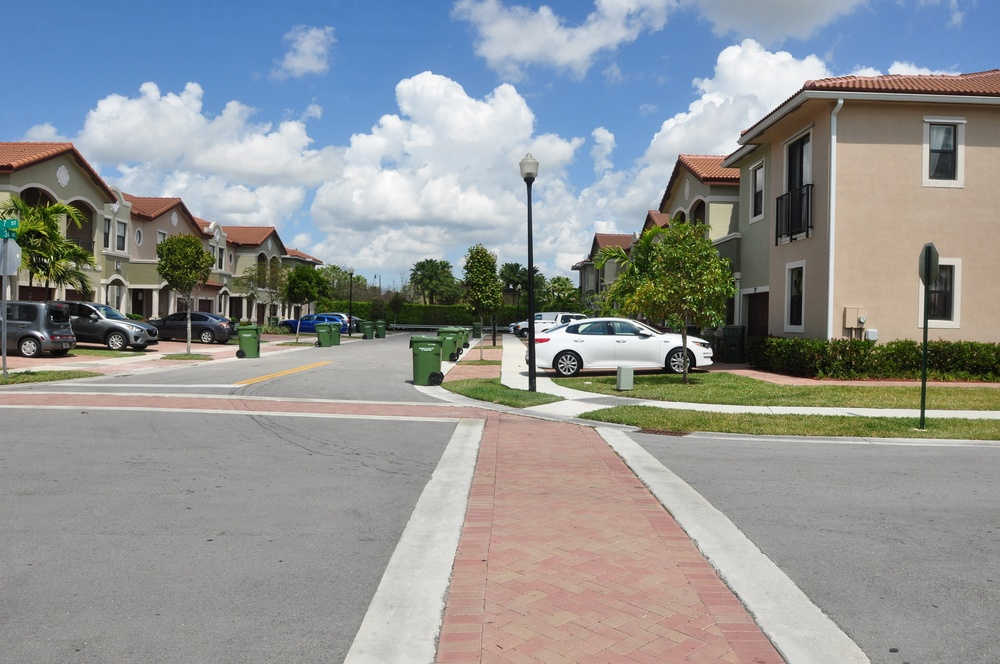
#> input picture panorama_sift_three_pictures/img_left_2.jpg, 1000 x 664 px, shrunk from 2048 x 1360 before the run, found by its file name
$ jupyter execute Chat-GPT-3.ipynb
#> lines starting #> are read from the running program, lines starting #| are printed output that depends on the picture
[cell 1]
import cv2
import numpy as np
import os
from matplotlib import pyplot as plt
# Đường dẫn thư mục chứa ảnh panorama
image_dir = r"C:\Users\Public\panorama_sift_three_pictures"

# Đọc ảnh màu từ các file
left_img   = cv2.imread(f"{image_dir}\img_left_2.jpg")
#> left_img is the input picture: shape (664, 1000, 3); mean B, G, R 148.5, 148.3, 145.4
middle_img = cv2.imread(f"{image_dir}\img_middle_2.jpg")
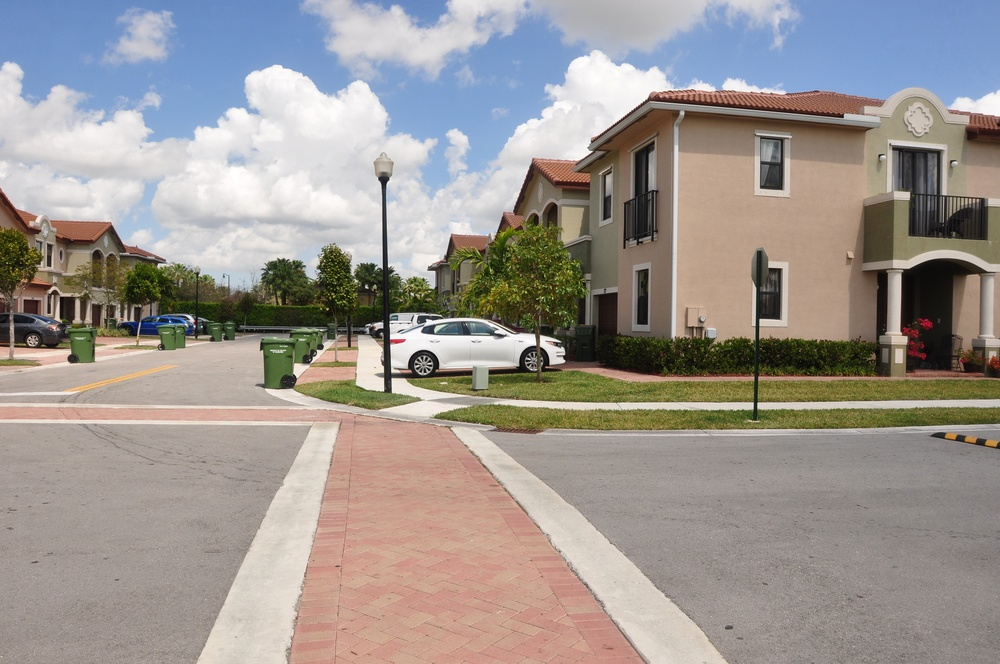
#> input picture panorama_sift_three_pictures/img_middle_2.jpg, 1000 x 664 px, shrunk from 2048 x 1360 before the run, found by its file name
#> middle_img is the input picture: shape (664, 1000, 3); mean B, G, R 145.6, 150.1, 156.4
right_img  = cv2.imread(f"{image_dir}\img_right_2.jpg")
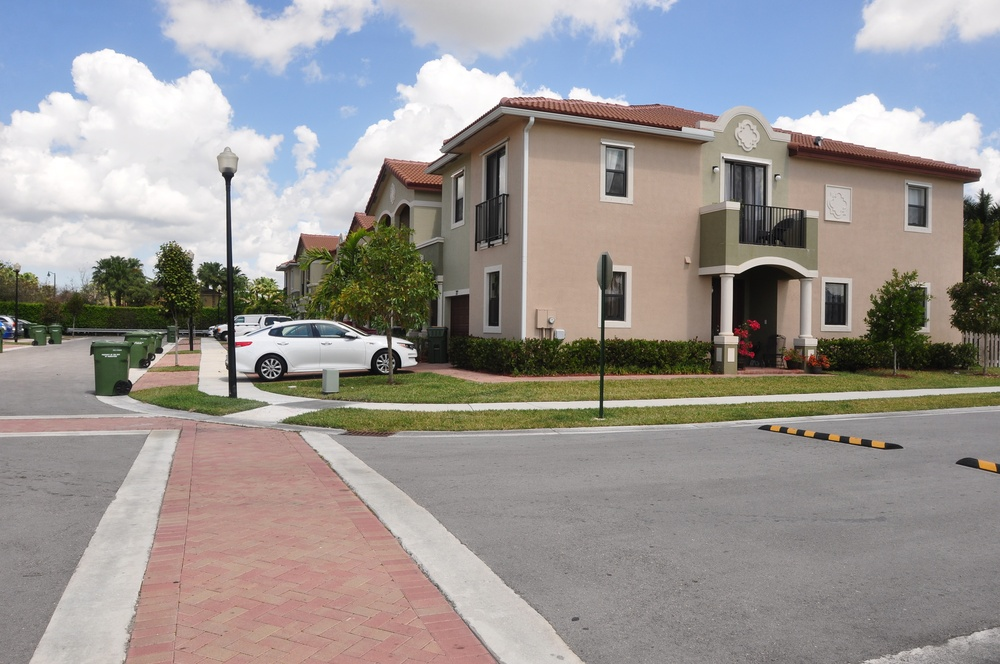
#> input picture panorama_sift_three_pictures/img_right_2.jpg, 1000 x 664 px, shrunk from 2048 x 1360 before the run, found by its file name
#> right_img is the input picture: shape (664, 1000, 3); mean B, G, R 148.1, 149.9, 153.8

# Kiểm tra kích thước ảnh đã đọc
print("Kích thước ảnh trái:", left_img.shape)
#| Kích thước ảnh trái: (664, 1000, 3)
print("Kích thước ảnh giữa:", middle_img.shape)
#| Kích thước ảnh giữa: (664, 1000, 3)
print("Kích thước ảnh phải:", right_img.shape)
#| Kích thước ảnh phải: (664, 1000, 3)

[cell 2]
import matplotlib.pyplot as plt

# Tạo đối tượng SIFT
sift = cv2.SIFT_create()

# Ảnh bên trái: chuyển sang grayscale và phát hiện keypoint
gray_left = cv2.cvtColor(left_img, cv2.COLOR_BGR2GRAY)
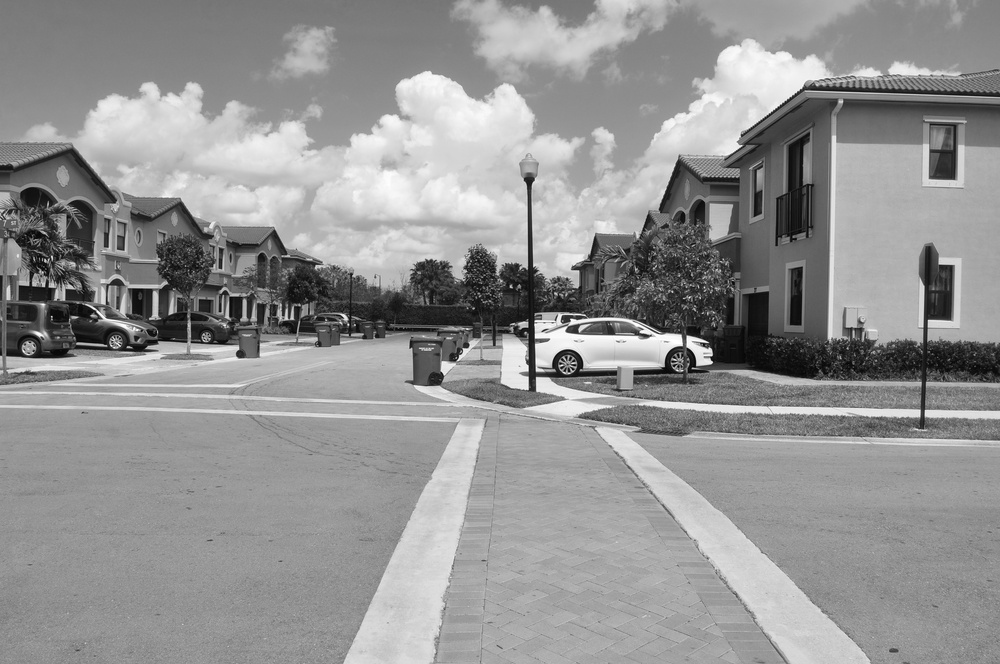
#> gray_left: shape (664, 1000); min 1, max 255, mean 147.4
kp_left, des_left = sift.detectAndCompute(gray_left, None)
#> kp_left = 2407 keypoints; strongest (x, y, size): (511, 286, 2.1), (573, 322, 4.2), (523, 324, 5.4), (645, 336, 3.8)
print(f"Số lượng keypoint SIFT trên ảnh trái: {len(kp_left)}")
#| Số lượng keypoint SIFT trên ảnh trái: 2407

# Vẽ các keypoint SIFT lên ảnh màu
img_left_keypoints = cv2.drawKeypoints(left_img, kp_left, None, flags=cv2.DRAW_MATCHES_FLAGS_DEFAULT)

# Hiển thị ảnh với keypoints
plt.figure(figsize=(5,5))
plt.imshow(cv2.cvtColor(img_left_keypoints, cv2.COLOR_BGR2RGB))
plt.title("Keypoints SIFT trên ảnh trái")
plt.axis('off')
plt.show()

[cell 3]
# Ảnh ở giữa: phát hiện keypoint SIFT
gray_middle = cv2.cvtColor(middle_img, cv2.COLOR_BGR2GRAY)
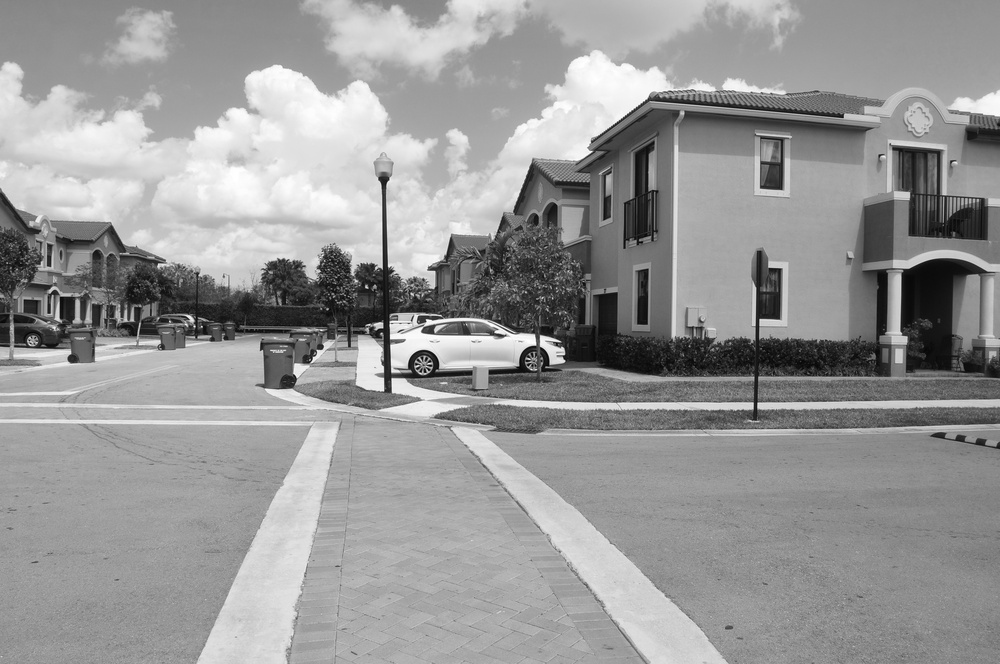
#> gray_middle: shape (664, 1000); min 0, max 255, mean 151.5
kp_middle, des_middle = sift.detectAndCompute(gray_middle, None)
#> kp_middle = 2087 keypoints; strongest (x, y, size): (379, 325, 5.3), (366, 287, 2.3), (429, 322, 4.3), (429, 330, 6.4)
print(f"Số lượng keypoint SIFT trên ảnh giữa: {len(kp_middle)}")
#| Số lượng keypoint SIFT trên ảnh giữa: 2087

# Vẽ keypoint lên ảnh giữa
img_mid_keypoints = cv2.drawKeypoints(middle_img, kp_middle, None, flags=cv2.DRAW_MATCHES_FLAGS_DEFAULT)

# Hiển thị ảnh giữa với các keypoint SIFT
plt.figure(figsize=(5,5))
plt.imshow(cv2.cvtColor(img_mid_keypoints, cv2.COLOR_BGR2RGB))
plt.title("Keypoints SIFT trên ảnh giữa")
plt.axis('off')
plt.show()

[cell 4]
# Ảnh bên phải: phát hiện keypoint SIFT
gray_right = cv2.cvtColor(right_img, cv2.COLOR_BGR2GRAY)
kp_right, des_right = sift.detectAndCompute(gray_right, None)
#> kp_right = 2001 keypoints; strongest (x, y, size): (223, 327, 5.4), (210, 287, 2.4), (228, 175, 8), (276, 324, 4.5)
print(f"Số lượng keypoint SIFT trên ảnh phải: {len(kp_right)}")
#| Số lượng keypoint SIFT trên ảnh phải: 2001

# Vẽ keypoint lên ảnh phải
img_right_keypoints = cv2.drawKeypoints(right_img, kp_right, None, flags=cv2.DRAW_MATCHES_FLAGS_DEFAULT)

# Hiển thị ảnh phải với các keypoint SIFT
plt.figure(figsize=(5,5))
plt.imshow(cv2.cvtColor(img_right_keypoints, cv2.COLOR_BGR2RGB))
plt.title("Keypoints SIFT trên ảnh phải")
plt.axis('off')
plt.show()

[cell 5]
# Tìm match giữa ảnh trái và ảnh giữa
bf = cv2.BFMatcher(cv2.NORM_L2, crossCheck=False)

# Tìm 2 match gần nhất cho mỗi descriptor của ảnh trái
matches_left_mid = bf.knnMatch(des_left, des_middle, k=2)
#> matches_left_mid = 2407 matches

# Áp dụng Lowe's ratio test để lọc match tốt
good_matches_lm = []
ratio_thresh = 0.75
for m, n in matches_left_mid:
    if m.distance < ratio_thresh * n.distance:
        good_matches_lm.append(m)
#> after the loop, good_matches_lm = 1048 matches
print(f"Số match tốt giữa ảnh trái và ảnh giữa: {len(good_matches_lm)}")
#| Số match tốt giữa ảnh trái và ảnh giữa: 1048

# Tính homography sử dụng các match tốt
if len(good_matches_lm) >= 4:
    # Lấy tọa độ các điểm match
    pts_left  = [kp_left[m.queryIdx].pt for m in good_matches_lm]
#> pts_left = 1048 pairs, first value 30.48 to 994.1, second value 16.22 to 650.3
    pts_mid   = [kp_middle[m.trainIdx].pt for m in good_matches_lm]
#> pts_mid = 1048 pairs, first value 6.93 to 906.4, second value 13.69 to 650.1
    pts_left  = np.array(pts_left, dtype=np.float32)
    pts_mid   = np.array(pts_mid, dtype=np.float32)
    # Tính H (homography) sao cho H * (point_left) = point_middle
    H_left_to_mid, mask = cv2.findHomography(pts_left, pts_mid, cv2.RANSAC)
#> H_left_to_mid = [[1.23, -0.000119, -219.5], [0.0702, 1.13, -38.7], [0.000233, -7.86e-06, 1]]; mask = 1048 values, max 1 at index 14, min 0 at index 0, mean 0.931
    print("Homography (ảnh trái -> ảnh giữa):")
    print(H_left_to_mid)
#| [[ 1.23019849e+00 -1.18809748e-04 -2.19490262e+02]
#|  [ 7.02132642e-02  1.12790271e+00 -3.87032690e+01]
#|  [ 2.33192552e-04 -7.85775424e-06  1.00000000e+00]]
else:
    H_left_to_mid = None
    print("Không đủ match để tính homography!")

# Vẽ 50 match tốt đầu tiên để minh họa
matches_draw = good_matches_lm[:50]  # lấy 50 match đầu (nếu ít hơn 50 thì lấy tất cả)
#> matches_draw = 50 matches
match_img = cv2.drawMatches(left_img, kp_left, middle_img, kp_middle, matches_draw, None,
                            flags=cv2.DrawMatchesFlags_NOT_DRAW_SINGLE_POINTS)
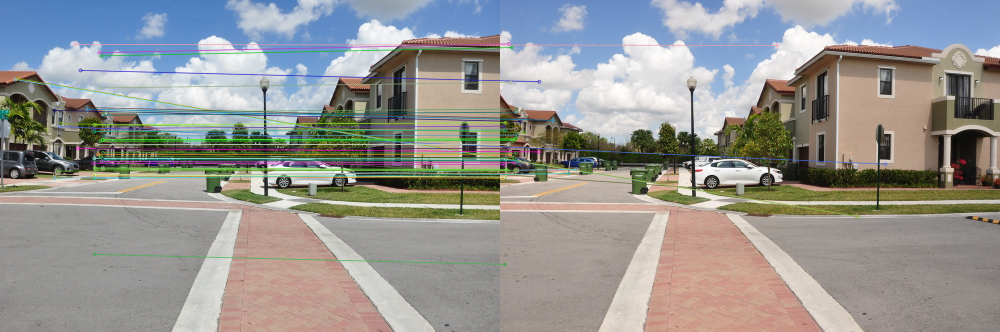
#> match_img: shape (664, 2000, 3) (shown at 1/2 size); mean B, G, R 147.3, 150, 150.5
# Chuyển ảnh match BGR->RGB và hiển thị
plt.figure(figsize=(8,6))
plt.imshow(cv2.cvtColor(match_img, cv2.COLOR_BGR2RGB))
plt.title("Các match SIFT giữa ảnh trái và ảnh giữa")
plt.axis('off')
plt.show()

[cell 6]
# Nếu tính được homography H_left_to_mid, tiến hành warp
if H_left_to_mid is not None:
    # Kích thước ảnh
    h_left, w_left = left_img.shape[:2]
#> h_left = 664; w_left = 1000
    h_mid,  w_mid  = middle_img.shape[:2]
#> h_mid = 664; w_mid = 1000

    # Tọa độ 4 góc của ảnh trái và ảnh giữa trong hệ tọa độ gốc của chúng
    corners_left = np.float32([[0,0], [w_left,0], [0,h_left], [w_left, h_left]]).reshape(-1,1,2)
    corners_mid  = np.float32([[0,0], [w_mid,0], [0,h_mid], [w_mid, h_mid]]).reshape(-1,1,2)

    # Chuyển đổi tọa độ góc ảnh trái sang hệ ảnh giữa bằng homography
    corners_left_warp = cv2.perspectiveTransform(corners_left, H_left_to_mid)
#> corners_left_warp = [[-219.5, -38.7], [819.6, 25.55], [-220.7, 713.9], [823, 635.5]]
    # Góc ảnh giữa trong hệ tọa độ ảnh giữa (identity transform)
    corners_mid_warp  = corners_mid

    # Gộp tất cả các tọa độ góc để tính khung bao lớn nhất
    all_corners = np.concatenate((corners_left_warp, corners_mid_warp), axis=0)
#> all_corners = [[-219.5, -38.7], [819.6, 25.55], [-220.7, 713.9], [823, 635.5], [0, 0], [1000, 0], [0, 664], [1000, 664]]
    [x_min, y_min] = all_corners.min(axis=0).ravel()
#> x_min = -220.7; y_min = -38.7
    [x_max, y_max] = all_corners.max(axis=0).ravel()
#> x_max = 1000; y_max = 713.9

    # Tính kích thước canvas (chú ý làm tròn lên và trừ đi giá trị âm nếu có)
    x_min, y_min = int(np.floor(x_min)), int(np.floor(y_min))
#> x_min = -221; y_min = -39
    x_max, y_max = int(np.ceil(x_max)),  int(np.ceil(y_max))
#> y_max = 714
    canvas_width  = x_max - x_min
#> canvas_width = 1221
    canvas_height = y_max - y_min
#> canvas_height = 753

    # Tạo ma trận dịch chuyển (offset) để đảm bảo tọa độ không âm
    # (dịch chuyển ảnh về phải x=-x_min, về dưới y=-y_min)
    offset_matrix = np.array([[1, 0, -x_min],
                               [0, 1, -y_min],
                               [0, 0, 1]], dtype=float)
#> offset_matrix = [[1, 0, 221], [0, 1, 39], [0, 0, 1]]

    # Warp ảnh trái sang hệ tọa độ ảnh giữa + áp dụng offset
    left_warp = cv2.warpPerspective(left_img, offset_matrix.dot(H_left_to_mid), (canvas_width, canvas_height))
    # Warp ảnh giữa (thực ra chỉ áp dụng offset vì ảnh giữa là gốc)
    middle_warp = cv2.warpPerspective(middle_img, offset_matrix, (canvas_width, canvas_height))

    # Kết hợp ảnh trái đã warp và ảnh giữa trên canvas
    panorama_left_mid = middle_warp.copy()
    # Với mỗi pixel, nếu pixel đó trống (đen) trong ảnh giữa thì lấy từ ảnh trái
    mask_overlap = (panorama_left_mid == 0) & (left_warp != 0)
    panorama_left_mid[mask_overlap] = left_warp[mask_overlap]
#> panorama_left_mid: shape (753, 1221, 3); mean B, G, R 132.5, 134.6, 137.7

    # Hiển thị kết quả panorama tạm thời (trái + giữa)
    plt.figure(figsize=(8,5))
    plt.imshow(cv2.cvtColor(panorama_left_mid, cv2.COLOR_BGR2RGB))
    plt.title("Panorama tạm thời (ảnh trái + ảnh giữa)")
    plt.axis('off')
    plt.show()

[cell 7]
# Tìm match giữa ảnh phải và ảnh giữa
matches_right_mid = bf.knnMatch(des_right, des_middle, k=2)
#> matches_right_mid = 2001 matches

# Lọc match bằng Lowe's ratio test
good_matches_rm = []
for m, n in matches_right_mid:
    if m.distance < ratio_thresh * n.distance:
        good_matches_rm.append(m)
#> after the loop, good_matches_rm = 931 matches
print(f"Số match tốt giữa ảnh phải và ảnh giữa: {len(good_matches_rm)}")
#| Số match tốt giữa ảnh phải và ảnh giữa: 931

# Tính homography (ảnh phải -> ảnh giữa)
if len(good_matches_rm) >= 4:
    pts_right = np.float32([kp_right[m.queryIdx].pt for m in good_matches_rm])
#> pts_right = 931 pairs, first value 3.12 to 964.6, second value 9.83 to 660.2
    pts_mid2  = np.float32([kp_middle[m.trainIdx].pt for m in good_matches_rm])
#> pts_mid2 = 931 pairs, first value 77.06 to 995.5, second value 17.81 to 655.3
    H_right_to_mid, mask2 = cv2.findHomography(pts_right, pts_mid2, cv2.RANSAC)
#> H_right_to_mid = [[0.807, -0.00184, 183], [-0.0608, 0.917, 24.53], [-0.000192, -1.83e-06, 1]]; mask2 = 931 values, max 1 at index 1, min 0 at index 0, mean 0.917
    print("Homography (ảnh phải -> ảnh giữa):")
    print(H_right_to_mid)
#| [[ 8.07434628e-01 -1.83713585e-03  1.83047150e+02]
#|  [-6.08142129e-02  9.16935484e-01  2.45341619e+01]
#|  [-1.92136036e-04 -1.83153709e-06  1.00000000e+00]]
else:
    H_right_to_mid = None
    print("Không đủ match để tính homography cho ảnh phải!")

# Vẽ 50 match tốt giữa ảnh phải và ảnh giữa
matches_draw2 = good_matches_rm[:50]
#> matches_draw2 = 50 matches
match_img2 = cv2.drawMatches(right_img, kp_right, middle_img, kp_middle, matches_draw2, None,
                             flags=cv2.DrawMatchesFlags_NOT_DRAW_SINGLE_POINTS)
plt.figure(figsize=(8,6))
plt.imshow(cv2.cvtColor(match_img2, cv2.COLOR_BGR2RGB))
plt.title("Các match SIFT giữa ảnh phải và ảnh giữa")
plt.axis('off')
plt.show()

[cell 8]
if H_right_to_mid is not None:
    # Warp ảnh phải với homography và offset_matrix đã tính trước (canvas chung)
    right_warp = cv2.warpPerspective(right_img, offset_matrix.dot(H_right_to_mid), (canvas_width, canvas_height))

    # Ghép ảnh phải vào panorama tạm thời (trái+giữa)
    panorama_full = panorama_left_mid.copy()
    mask_overlap2 = (panorama_full == 0) & (right_warp != 0)
    panorama_full[mask_overlap2] = right_warp[mask_overlap2]
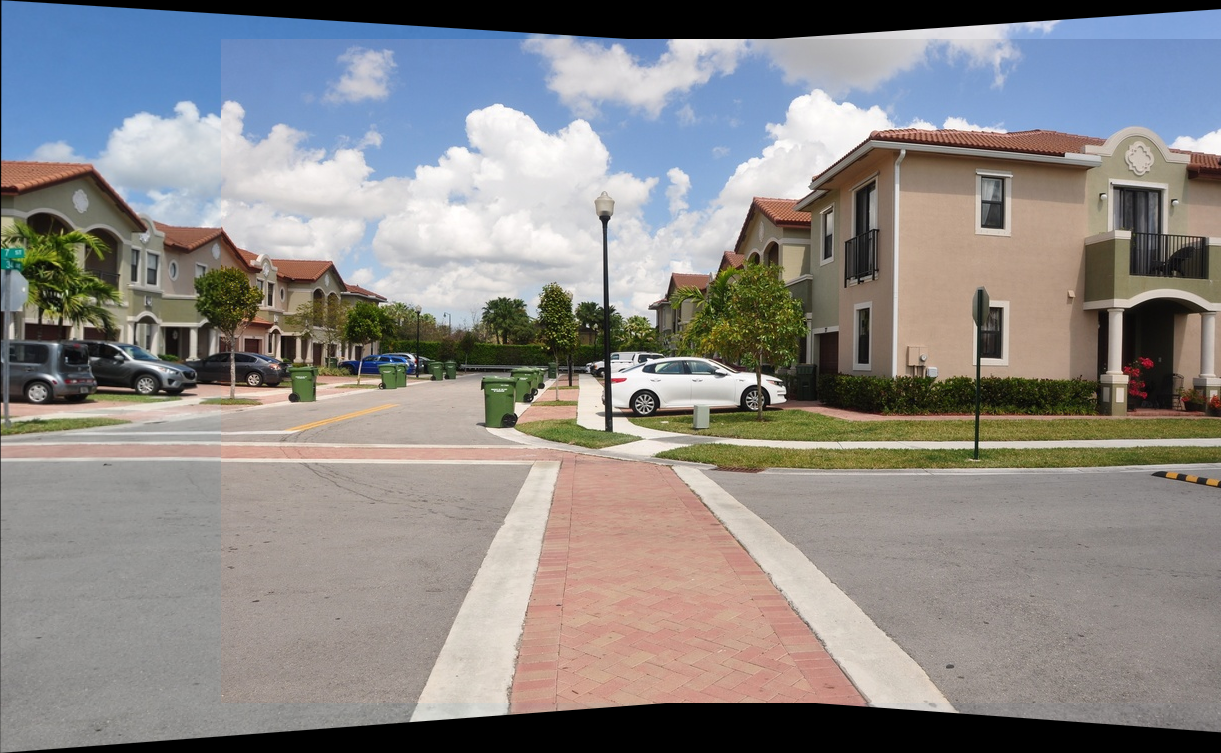
#> panorama_full: shape (753, 1221, 3); mean B, G, R 135, 136.8, 139.8
    # Hiển thị ảnh panorama hoàn chỉnh
    plt.figure(figsize=(10,6))
    plt.imshow(cv2.cvtColor(panorama_full, cv2.COLOR_BGR2RGB))
    plt.title("Ảnh panorama ghép hoàn chỉnh (trái + giữa + phải)")
    plt.axis('off')
    plt.show()

    # Lưu ảnh panorama ra file
    save_path = rf"{image_dir}\panorama_result.jpg"
    cv2.imwrite(save_path, panorama_full)
    print("Đã lưu ảnh panorama kết quả tại:", save_path)
